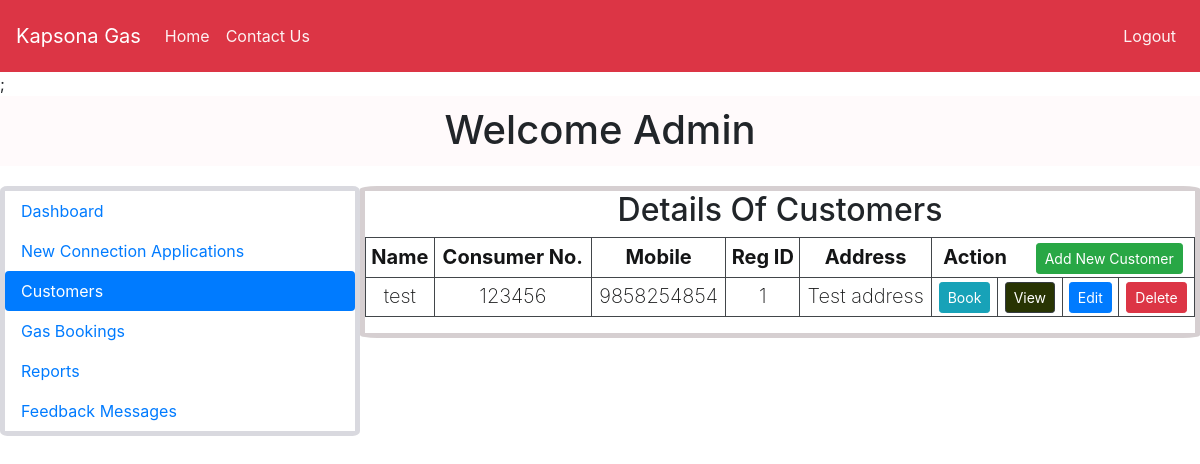
The page /admin/customer.php (signed in) on the database its author committed.
### tables this page shows
CREATE TABLE `registration` (
  `id` int NOT NULL,
  `name` varchar(100) NOT NULL,
  `username` varchar(20) DEFAULT NULL,
  `mob` varchar(10) NOT NULL,
  `consumer` varchar(25) NOT NULL,
  `adress` varchar(200) NOT NULL,
  `photo` varchar(200) NOT NULL,
  `password` varchar(200) NOT NULL,
  `status` int NOT NULL,
  `message` varchar(200) DEFAULT NULL,
  `date` date DEFAULT NULL
);

### admin/customer.php (the view, shortened to what this page needs)
<!doctype html>
<html lang="en">
  <head>
    <link rel="stylesheet" href="../files/boot.css">
    <link rel="stylesheet" href="../style/style.css">
    <link rel="stylesheet" href="../style/mobcss.css">
</head>
<body>
<div class="container-ad">
    <?php include "adminnav.php"?>;
    <div class="heading-ad text-center">
        <h1> Welcome Admin </h1>
    </div>
    <div class="flex-box-admin";>
        <div class="admin-leftpane">
                <ul class="nav flex-column nav-pills">
                <li class="nav-item">
                <a class="nav-link " href="dashboard.php">Dashboard</a>
                </li>
                <li class="nav-item">
                <a class="nav-link" href="lpg.php">New Connection Applications</a>
                </li>
                <li class="nav-item">
                <a class="nav-link active" href="customer.php">Customers</a>
                </li>
                <li class="nav-item">
                <a class="nav-link" href="booking.php">Gas Bookings</a>
                </li>
                <li class="nav-item">
                <a class="nav-link" href="reports.php">Reports</a>
                </li>
                <li class="nav-item">
                <a class="nav-link" href="message.php">Feedback Messages</a>
                </li>
                </ul>
        </div>
        <div class="flex-admin">
            <span class="h2">Details Of Customers</span>
            <table class="table table-bordered table-adcust">
            <tr><th>Name</th><th>Consumer No.</th><th>Mobile</th><th>Reg ID</th><th>Address</th>
            <th colspan='4'>Action <a href="addcustomer.php" class="btn btn-success btn-sm ml-4">Add New Customer</a> </th></tr>
            <?php
            include("../dbcon.php");
            $sql="select * from registration where status='1'";
            $x=mysqli_query($con,$sql);
            while($r=mysqli_fetch_assoc($x))
            {
            ?>
            <tr><td><?php echo $r['name']?></td><td><?php echo $r['consumer']?></td><td><?php echo $r['mob']?></td><td><?php echo $r['id']?></td><td><?php echo $r['adress']?></td>
            <td><a href="gasbooking.php?id=<?php echo $r['id']?>" class="btn btn-info btn-sm">Book</a></td>
            <td><a href="viewcustomer.php?id=<?php echo $r['id']?>" class="btn btn-dark btn-sm">View</a></td>
            <td><a href="editcustomer.php?id=<?php echo $r['id']?>" class="btn btn-primary btn-sm">Edit</a></td>
            <td><a href="deletecustomer.php?id=<?php echo $r['id']?>" class="btn btn-danger btn-sm">Delete</a></td></tr>
            <?php
            }
            ?>
            </table>
        </div>
</div>
</body>

### style/style.css (style rules this page uses)
.flex-box-admin { display: block; }
.admin-leftpane { float:left; width:30%; border: 5px solid rgba(2, 2, 44, 0.148); border-radius: 2%; height: auto; }
.flex-admin { display: flex; flex-wrap: wrap; font-size: 30px; text-align: center; width:70%; border: 5px solid rgba(39, 2, 14, 0.189); border-radius: 2%; }
.flex-admin .h2 { width:100%; float:left; }
.flex-admin table { font-size: 20px; font-weight: 200; }
.heading-ad { height: 70px; background-color: rgba(255, 182, 193, 0.074); margin-bottom: 20px; }
.heading-ad h1 { padding: 10px; border-radius: 5px; }

### rows shown on the page
registration: name "test", consumer "123456", mob "9858254854", id "1", adress "Test address"
